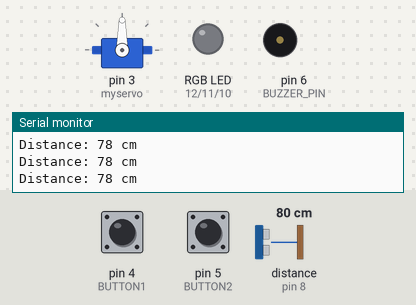
Recording of a sketch running on a simulated Arduino Uno, built with avr-gcc and run on an emulated ATmega328P. Shown: servo, an RGB LED mixed from three pins (HIGH = lit), buzzer (waves = sounding), the last lines printed to the serial monitor. Wiring (inferred from the names in the program): ultrasonic range finder: trigger pin 9; echo pin 8. The test bench sets the inputs (shaded band); at power-on: distance to the obstacle (sensor on pin 8) 80 cm, pin 4 (BUTTON1) HIGH, pin 5 (BUTTON2) HIGH. The echo pulse lasts 58.3 µs per cm; pins used as bus, display or sensor lines are not drawn.

Above: at 1.7 s.
1.8 s: distance to the obstacle (sensor on pin 8) set to 13 cm
3.3 s: distance to the obstacle (sensor on pin 8) set to 10 cm
At 3.54 s:
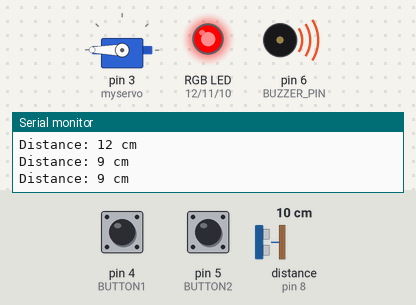
6.3 s: distance to the obstacle (sensor on pin 8) set to 18 cm
At 7.5 s:
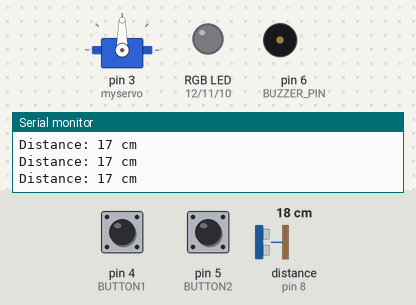
7.8 s: pin 4 (BUTTON1) pulled LOW for 1 s
10.8 s: pin 5 (BUTTON2) pulled LOW for 0.15 s
12.4 s: pin 5 (BUTTON2) pulled LOW for 3.2 s
Timing chart, 0 to 15.4 s (numbered marks = the images above; inputs shaded):
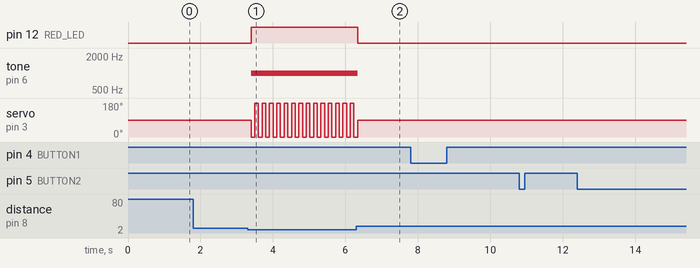

Measured:
- the behaviour switches between 12 and 11 cm on distance to the obstacle (sensor on pin 8) (found by bisection; images 0 and 1)
- after the input at 3.3 s, pin 12 (RED_LED): LOW → HIGH after 0.10 s; tone on pin 6 (BUZZER_PIN): silent → 1000 Hz after 0.10 s; servo on pin 3 (myservo): alternates 180° for 0.10 s and 0° for 0.10 s, starting after 0.10 s
- after the input at 6.3 s, pin 12 (RED_LED): HIGH → LOW at once; tone on pin 6 (BUZZER_PIN): 1000 Hz → silent at once

The sketch:

scareCrow.ino
```cpp
#include <Servo.h> // 서보모터 라이브러리 포함

// 핀 설정
#define TRIG 9  // 초음파 센서의 트리거 핀
#define ECHO 8  // 초음파 센서의 에코 핀
#define BUZZER_PIN 6 // 피에조 부저 핀
#define RED_LED 12  // RGB LED의 빨간색 핀
#define GREEN_LED 11 // RGB LED의 녹색 핀
#define BLUE_LED 10  // RGB LED의 파란색 핀
#define BUTTON1 4  // 택트 스위치 1 핀
#define BUTTON2 5  // 택트 스위치 2 핀

// 서보모터 인스턴스 생성
Servo myservo;

// 전역 변수 초기화
int pos = 90; // 서보모터의 초기 각도
bool armDirection = true; // 서보모터의 회전 방향 (true: 왼쪽, false: 오른쪽)

void setup() {
  // 시리얼 통신 시작
  Serial.begin(9600);

  // 핀 모드 설정
  pinMode(TRIG, OUTPUT);
  pinMode(ECHO, INPUT);
  pinMode(BUZZER_PIN, OUTPUT);
  pinMode(RED_LED, OUTPUT);
  pinMode(GREEN_LED, OUTPUT);
  pinMode(BLUE_LED, OUTPUT);
  pinMode(BUTTON1, INPUT_PULLUP);
  pinMode(BUTTON2, INPUT_PULLUP);

  // 서보모터 핀 연결 및 초기화
  myservo.attach(3);
  delay(500); // 서보모터 초기화 대기 시간
  myservo.write(pos); // 초기 위치로 서보모터 설정
}

void loop() {
  checkButtonControl(); // 버튼 입력을 확인하고 서보모터 제어
  checkUltrasonicSensor(); // 초음파 센서로 거리 측정 및 동작 제어
  delay(100); // 루프 지연
}

void checkButtonControl() {
  // 버튼 1, 2 입력 확인 후 서보모터 제어
  if (digitalRead(BUTTON1) == LOW) {
    myservo.write(0); // 서보모터를 왼쪽으로 회전
  }
  if (digitalRead(BUTTON2) == LOW) {
    myservo.write(180); // 서보모터를 오른쪽으로 회전
  }
}

void checkUltrasonicSensor() {
  long duration, distance;

  // 초음파 신호 전송
  digitalWrite(TRIG, LOW);
  delayMicroseconds(2);
  digitalWrite(TRIG, HIGH);
  delayMicroseconds(10);
  digitalWrite(TRIG, LOW);

  // 초음파 신호 반환 시간 측정
  duration = pulseIn(ECHO, HIGH);
  distance = duration * 17 / 1000; // 거리 계산 (단위: cm)

  // 거리 출력
  Serial.print("Distance: ");
  Serial.print(distance);
  Serial.println(" cm");

  // 물체가 10cm 이내에 감지되면 경보 활성화
  if (distance > 0 && distance <= 10) {
    activateAlarm(); // 경보 활성화
  } else {
    deactivateAlarm(); // 경보 비활성화
  }
}

void activateAlarm() {
  // 피에조 부저 경고음 발생
  tone(BUZZER_PIN, 1000); // 1000Hz의 소리 발생

  // 빨간색 LED 켜기
  digitalWrite(RED_LED, HIGH);

  // 서보모터 회전 (왼쪽 회전 후 오른쪽 회전)
  if (armDirection) {
    myservo.write(0); // 서보모터를 왼쪽으로 회전
  } else {
    myservo.write(180); // 서보모터를 오른쪽으로 회전
  }
  armDirection = !armDirection; // 회전 방향 전환
}

void deactivateAlarm() {
  // 피에조 부저 정지
  noTone(BUZZER_PIN);

  // 빨간색 LED 끄기
  digitalWrite(RED_LED, LOW);

  // 서보모터를 초기 위치로 이동
  myservo.write(90); // 서보모터를 중간 위치로 설정
}
```
